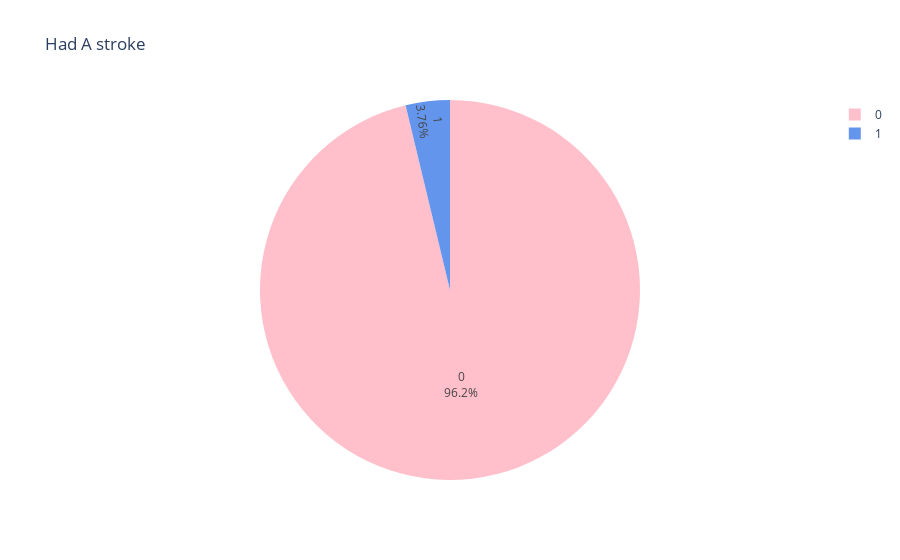

Source (notebook cell):
### Code cell
#had stroke 
strokes=dict(df['stroke'].value_counts())
fig=px.pie(names=strokes.keys(),values=strokes.values(),title="Had A stroke",color_discrete_sequence=custom_palette)
fig.update_traces(textposition='inside', textinfo='percent+label')

### Figure 1 — Plotly figure (JSON) as saved in the notebook; plotly's stock layout.template omitted (floating-point values rounded to 4 significant figures)
{"data": [{"domain": {"x": [0, 1], "y": [0, 1]}, "hovertemplate": "label=%{label}<br>value=%{value}<extra></extra>", "labels": [0, 1], "legendgroup": "", "name": "", "showlegend": true, "textinfo": "percent+label", "textposition": "inside", "type": "pie", "values": [4226, 165]}], "layout": {"autosize": true, "legend": {"tracegroupgap": 0}, "piecolorway": ["pink", "cornflowerblue", "cornflowerblue"], "title": {"text": "Had A stroke"}}}
